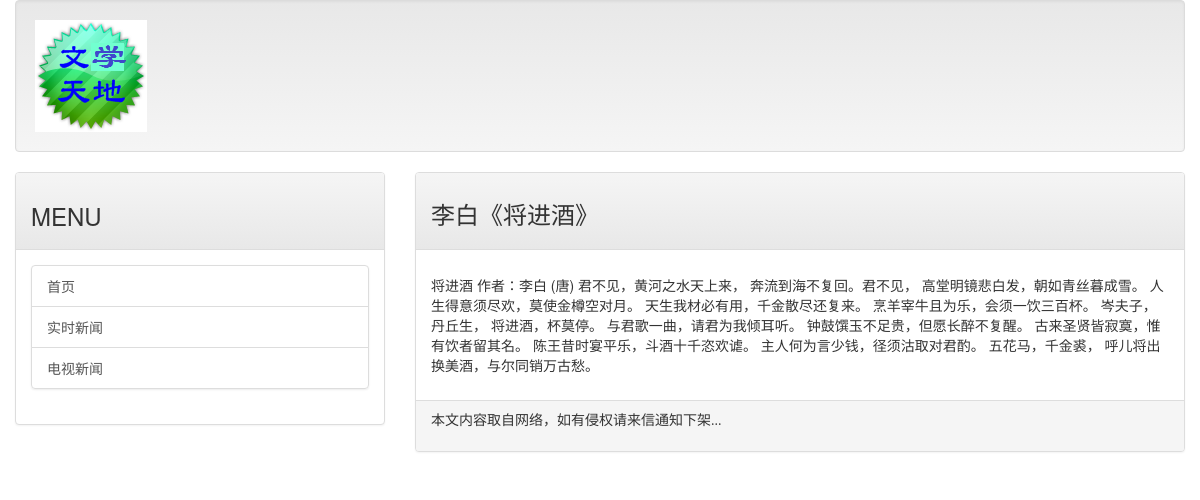
The app's page /post/libai03 with its own data.
### mainsite/models.py (models this page shows, shortened)
class Post(models.Model):
    title = models.CharField(max_length=200)
    slug = models.CharField(max_length=200)
    body = models.TextField()
    pub_date = models.DateTimeField(default=timezone.now)
    class meta:
        ordering = ('-pub_date',)

### mainsite/views.py (the view)
# urls.py: url(r'^post/(\w+)$', showpost),
def showpost(request, slug):
	template = get_template('post.html')
	try:
		post = Post.objects.get(slug=slug)
		if post != None:
			html = template.render(locals())
			return HttpResponse(html)
	except:
		return redirect('/')

### templates/post.html (shortened to what this page needs)
{% extends 'base.html' %}
{% load markdown_deux_tags %}
{% block headmessage %}
	<h3 style='font-family:微软雅黑;'>{{ post.title }}</h3>
{% endblock %}
{% block content %}
	<p style='font-family:微软雅黑;font-size:12pt;letter-spacing:2pt;'>
		{{ post.body | markdown }}</a>
	</p>
{% endblock %}

### records on screen
Post: title "李白《将进酒》", body "将进酒 作者：李白 (唐) 君不见，黄河之水天上来， 奔流到海不复回。君不见， 高堂明镜悲白发，朝如青丝暮成雪。 人生得意须尽欢，莫使金樽空对月。 天生我材必有用，千金散尽还复来。 烹羊宰牛且为乐，会须一饮三百杯。 岑夫子，丹丘生， 将进酒，杯莫停。 与君歌一曲，请君为我倾耳听。 钟鼓馔玉不足贵，但愿长醉不复醒。 古来圣贤皆寂寞，惟有饮者留其名。 陈王昔时宴平乐，斗酒十千恣欢谑。 主人何为言少钱，径须沽取对君酌。 五花马，千金裘， 呼儿将出换美酒，与尔同销万古愁。"
